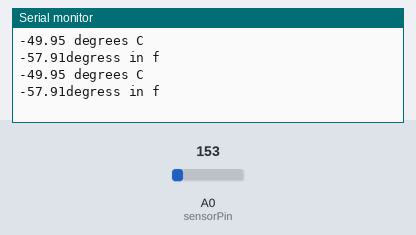
Simulated run of this sketch. Board: Arduino Uno, built with avr-gcc and run on an emulated ATmega328P. Parts: the last lines printed to the serial monitor. The test bench sets the inputs (shaded band); at power-on: A0 (sensorPin) = 153.

Above: at 1.8 s.
1.9 s: A0 (sensorPin) set to 165
At 2.8 s:
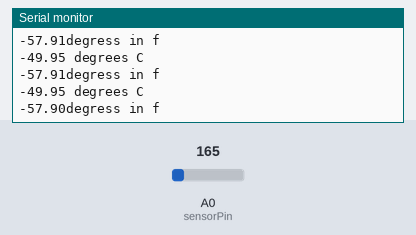
3.4 s: A0 (sensorPin) set to 175
At 4.6 s:
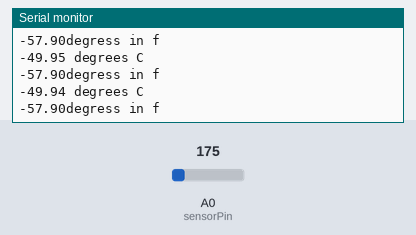

The sketch:

ESPU8266_Temp.ino
```cpp
//This code uses the TMP36 to get tempature
//sources used:
//https://tttapa.github.io/ESP8266/Chap04%20-%20Microcontroller.html
//https://learn.adafruit.com/tmp36-temperature-sensor
//
int sensorPin = 0; //the analog pin the TMP36's Vout (sense) pin is connected to
                        //the resolution is 10 mV / degree centigrade with a
                        //500 mV offset to allow for negative temperatures


void setup()
{// starts the serial connection on the computer
  // this can be on any port number it is not important
  Serial.begin(9600);
}

 //runs over and over again
void loop()
{
 //getting the voltage reading from the temperature sensor
 int reading = analogRead(sensorPin);

 //gets the volatge
 //the volatge of the circuit is 3.3 v i the analog reads it it will ether be 1 0r 0
//1023 = 1v 0 =0v
 float volatge = (3.3*reading)/1023.0;

 // the conversion is volatge to C
 //https://learn.adafruit.com/tmp36-temperature-sensor
 float tempatureC = (volatge-500)/10;
 //Prints the tempature in C
 Serial.print(tempatureC); Serial.println(" degrees C");
 //converts the tempature from C to F
 float tempatureF = (tempatureC*9.0/5.0)+32.0;
 //prints out the tempature
 Serial.print(tempatureF);Serial.println("degress in f");
 //delays the loop by 1 second
 delay(1000);


}
```

Measured:
- after the input at 1.9 s, the serial monitor: prints a new line after 0.12 s (image 1)
- after the input at 3.4 s, the serial monitor: prints a new line after 0.61 s (image 2)
